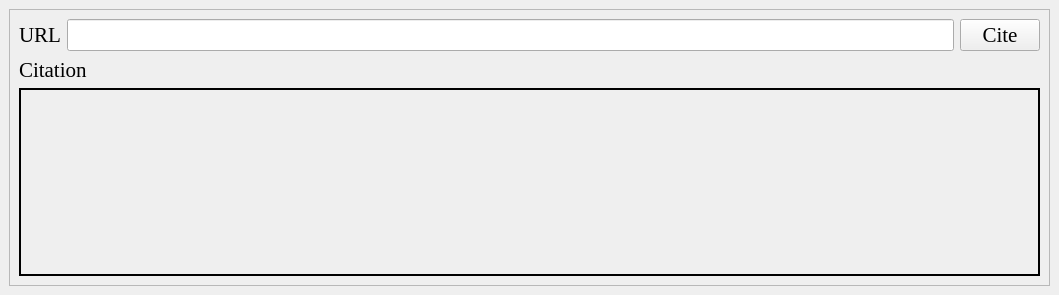
<?xml version="1.0" encoding="UTF-8"?>
<ui version="4.0">
 <class>MainWindow</class>
 <widget class="QMainWindow" name="MainWindow">
  <property name="geometry">
   <rect>
    <x>0</x>
    <y>0</y>
    <width>1059</width>
    <height>295</height>
   </rect>
  </property>
  <property name="minimumSize">
   <size>
    <width>600</width>
    <height>200</height>
   </size>
  </property>
  <property name="windowTitle">
   <string>Citer</string>
  </property>
  <widget class="QWidget" name="centralwidget">
   <layout class="QVBoxLayout" name="verticalLayout">
    <item>
     <widget class="QScrollArea" name="scrollArea">
      <property name="widgetResizable">
       <bool>true</bool>
      </property>
      <widget class="QWidget" name="scrollAreaWidgetContents">
       <property name="geometry">
        <rect>
         <x>0</x>
         <y>0</y>
         <width>1039</width>
         <height>275</height>
        </rect>
       </property>
       <layout class="QVBoxLayout" name="verticalLayout_2">
        <item>
         <layout class="QHBoxLayout" name="horizontalLayout">
          <item>
           <widget class="QLabel" name="url_lb">
            <property name="font">
             <font>
              <family>Times New Roman</family>
              <pointsize>16</pointsize>
              <strikeout>false</strikeout>
             </font>
            </property>
            <property name="frameShape">
             <enum>QFrame::NoFrame</enum>
            </property>
            <property name="frameShadow">
             <enum>QFrame::Plain</enum>
            </property>
            <property name="lineWidth">
             <number>0</number>
            </property>
            <property name="text">
             <string>URL</string>
            </property>
            <property name="textFormat">
             <enum>Qt::RichText</enum>
            </property>
            <property name="alignment">
             <set>Qt::AlignCenter</set>
            </property>
            <property name="wordWrap">
             <bool>true</bool>
            </property>
            <property name="margin">
             <number>0</number>
            </property>
            <property name="indent">
             <number>0</number>
            </property>
            <property name="openExternalLinks">
             <bool>false</bool>
            </property>
            <property name="textInteractionFlags">
             <set>Qt::LinksAccessibleByMouse|Qt::TextSelectableByKeyboard|Qt::TextSelectableByMouse</set>
            </property>
           </widget>
          </item>
          <item>
           <widget class="QLineEdit" name="patent_url">
            <property name="font">
             <font>
              <family>Times New Roman</family>
              <pointsize>16</pointsize>
             </font>
            </property>
            <property name="alignment">
             <set>Qt::AlignJustify|Qt::AlignVCenter</set>
            </property>
           </widget>
          </item>
          <item>
           <widget class="QPushButton" name="cite_btn">
            <property name="font">
             <font>
              <family>Times New Roman</family>
              <pointsize>16</pointsize>
             </font>
            </property>
            <property name="text">
             <string>Cite</string>
            </property>
           </widget>
          </item>
         </layout>
        </item>
        <item>
         <widget class="QLabel" name="citation_lb">
          <property name="maximumSize">
           <size>
            <width>16777215</width>
            <height>25</height>
           </size>
          </property>
          <property name="font">
           <font>
            <family>Times New Roman</family>
            <pointsize>16</pointsize>
            <strikeout>false</strikeout>
           </font>
          </property>
          <property name="frameShape">
           <enum>QFrame::NoFrame</enum>
          </property>
          <property name="frameShadow">
           <enum>QFrame::Plain</enum>
          </property>
          <property name="lineWidth">
           <number>0</number>
          </property>
          <property name="text">
           <string>Citation</string>
          </property>
          <property name="textFormat">
           <enum>Qt::RichText</enum>
          </property>
          <property name="alignment">
           <set>Qt::AlignBottom|Qt::AlignLeading|Qt::AlignLeft</set>
          </property>
          <property name="wordWrap">
           <bool>true</bool>
          </property>
          <property name="margin">
           <number>0</number>
          </property>
          <property name="indent">
           <number>0</number>
          </property>
          <property name="openExternalLinks">
           <bool>false</bool>
          </property>
          <property name="textInteractionFlags">
           <set>Qt::LinksAccessibleByMouse|Qt::TextSelectableByKeyboard|Qt::TextSelectableByMouse</set>
          </property>
         </widget>
        </item>
        <item>
         <widget class="QLabel" name="patent_citation">
          <property name="font">
           <font>
            <family>Times New Roman</family>
            <pointsize>16</pointsize>
            <strikeout>false</strikeout>
           </font>
          </property>
          <property name="frameShape">
           <enum>QFrame::Box</enum>
          </property>
          <property name="frameShadow">
           <enum>QFrame::Plain</enum>
          </property>
          <property name="lineWidth">
           <number>2</number>
          </property>
          <property name="text">
           <string/>
          </property>
          <property name="textFormat">
           <enum>Qt::PlainText</enum>
          </property>
          <property name="alignment">
           <set>Qt::AlignJustify|Qt::AlignTop</set>
          </property>
          <property name="wordWrap">
           <bool>true</bool>
          </property>
          <property name="margin">
           <number>15</number>
          </property>
          <property name="indent">
           <number>0</number>
          </property>
          <property name="openExternalLinks">
           <bool>false</bool>
          </property>
          <property name="textInteractionFlags">
           <set>Qt::LinksAccessibleByMouse|Qt::TextSelectableByKeyboard|Qt::TextSelectableByMouse</set>
          </property>
         </widget>
        </item>
       </layout>
      </widget>
     </widget>
    </item>
   </layout>
  </widget>
 </widget>
 <resources/>
 <connections/>
</ui>
